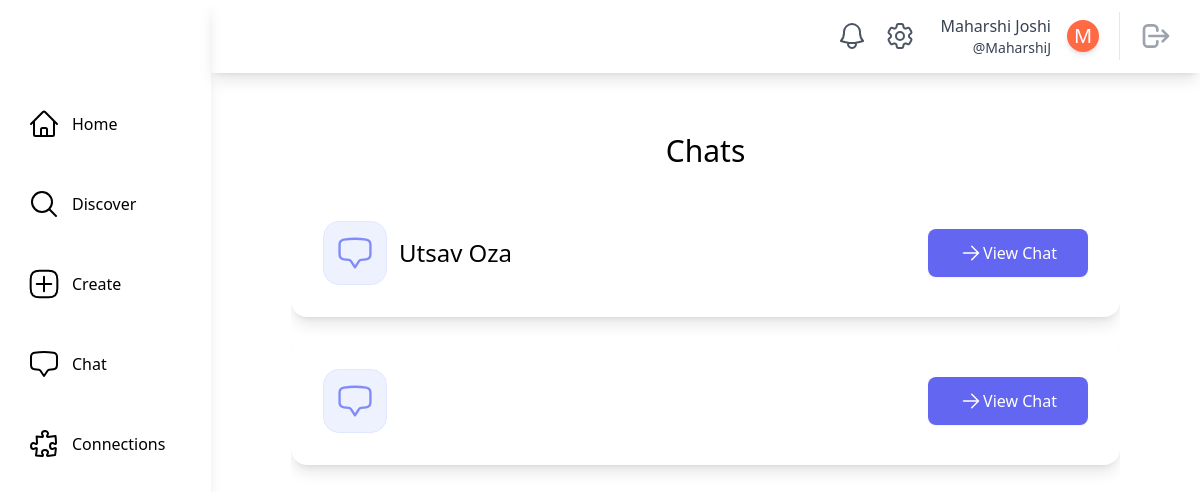
The page /chat/ (signed in) on the database as committed earlier.
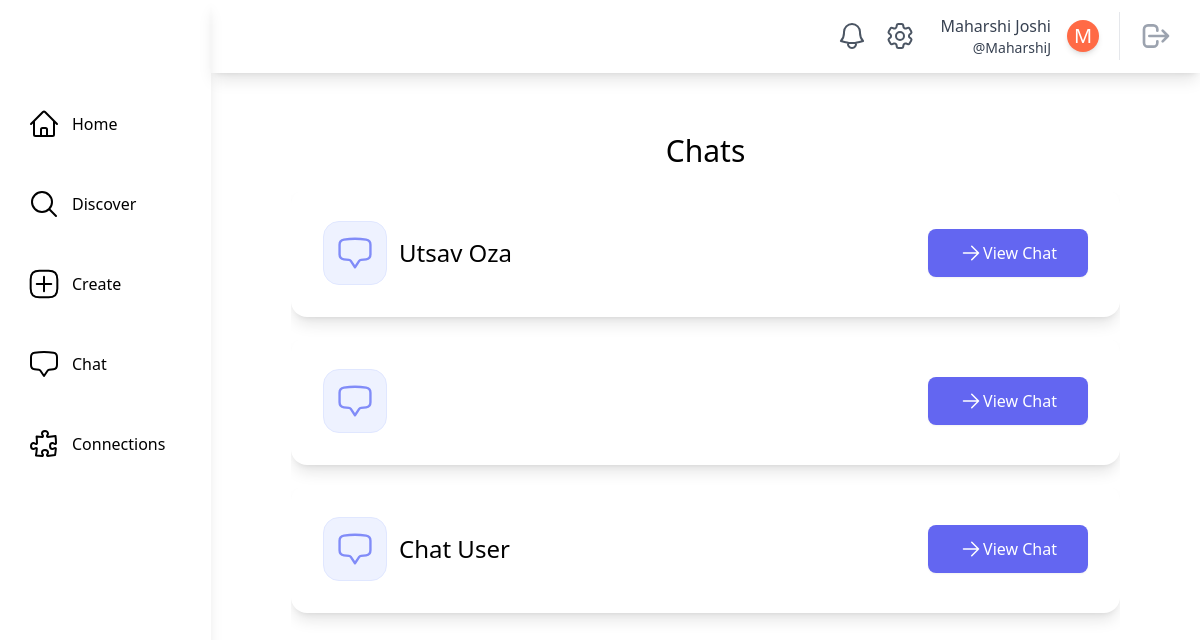
The same page on the database as committed later.
### chat/models.py (models this page shows, shortened)
class ChatRoom(models.Model):
    creator = models.ForeignKey(
        SocialUser, on_delete=models.CASCADE, related_name="creator"
    )
    members = models.ManyToManyField(SocialUser, related_name="members")
    created = models.DateTimeField(auto_now_add=True)
    @classmethod
    def get_chatrooms(cls, user):
        return cls.objects.filter(members__in=[user])

### main/models.py (models this page shows, shortened)
class SocialUser(AbstractUser):
    class Pronouns(models.IntegerChoices):
        SHE = 1, _("She/Her")
        HE = 2, _("He/Him")
        THEY = 3, _("They/Them")
        OTHER = 4, _("Other/Prefer Not To Say")
    username = models.CharField(max_length=30, unique=True)
    email = models.EmailField(unique=True, default="@nyu.edu")
    full_name = models.CharField(max_length=50, default="")
    pronouns = models.IntegerField(default=Pronouns.OTHER, choices=Pronouns.choices)
    date_of_birth = models.DateField(null=True, validators=[validate_age])
    major = models.CharField(max_length=100, default="undeclared")
    tags = models.ManyToManyField(InterestTag, related_name="tags")
    profile_picture = models.ImageField(
        upload_to="profile_pics/", null=True, blank=True
    )
    timestamp = models.DateTimeField("timestamp", default=timezone.now)  # joined

### chat/views.py (the view)
# urls.py: path("", views.ChatRoomListView.as_view(), name="chat_room_list"),
@method_decorator(login_required, name="dispatch")
class ChatRoomListView(LoginRequiredMixin, generic.ListView):
    model = ChatRoom
    template_name = "chat/chat_room_list.html"
    def get_context_data(self, **kwargs):
        context = super().get_context_data(**kwargs)
        context["chat_rooms"] = ChatRoom.get_chatrooms(self.request.user)
        return context

### chat/templatetags/chat_customfilters.py (called while the page is built)
@register.filter
def make_chat_member_list(queryset, user):
    member_names = queryset.exclude(full_name=user.full_name).values_list(
        "full_name", flat=True
    )
    return ", ".join(member_names)

### main/models.py (called while the page is built)
    @classmethod
    def count_unread_notifications(cls, user):
        return (
            cls.objects.filter(models.Q(recipient_user=user, is_read=False))
            .all()
            .order_by("-timestamp")
            .count()
        )

### theme/templatetags/theme_customfilters.py (called while the page is built)
@register.filter
def count_unread_notifications(user):
    return Notification.count_unread_notifications(user)

### chat/templates/chat/chat_room_list.html (shortened to what this page needs)
{% extends "base.html" %}
{% block content %}
    <div class="m-20 mt-5 overflow-auto">
        <div class="justify-center">
            <div class="container mx-auto mt-10 mb-10 overflow-scroll">
                <div class="overflow-y-auto">
                    <h1 class="text-3xl mb-5 text-center">Chats</h1>
                    {% if chat_rooms %}
                        {% for room in chat_rooms %}
                            {% include "chat/chat_room_card.html" with room=room %}
                        {% endfor %}
                    {% else %}
                        <p class="text-center text-gray-500">No chats yet! Message someone to start a chat.</p>
                    {% endif %}
                </div>
            </div>
        </div>
    </div>
{% endblock content %}

### chat/templates/chat/chat_room_card.html (shortened to what this page needs)
{% load chat_customfilters %}
<div class="flex flex-col p-8 mb-5 bg-white shadow-lg hover:shodow-xl rounded-2xl overflow-auto">
    <div class="flex items-center justify-between">
        <div class="flex items-center">
            <div class="flex flex-col ml-3">
                <div class="flex flex-row">
                    <div class="mr-1 font-medium text-2xl leading-none"> {{room.members|make_chat_member_list:user}}</div>
                </div>
            </div>
        </div>
        <div class="flex">
            <a href="{% url 'chat:chat_room' room.id %}"
               class="w-40 inline-flex items-center justify-center px-5 py-3 text-base font-medium text-center text-white rounded-lg shadow-sm cursor-pointer bg-indigo-500">
                <svg xmlns="http://www.w3.org/2000/svg"
                     fill="none"
                     viewBox="0 0 24 24"
                     stroke-width="1.5"
                     stroke="currentColor"
                     class="w-6 h-6">
                    <path stroke-linecap="round" stroke-linejoin="round" d="M4.5 12h15m0 0l-6.75-6.75M19.5 12l-6.75 6.75" />
                </svg>
                <span class="relative">View Chat</span>
            </a>
        </div>
    </div>
</div>

Rows that differ between the two databases and show on the page:
added ChatRoom: members|make_chat_member_list "Chat User"
